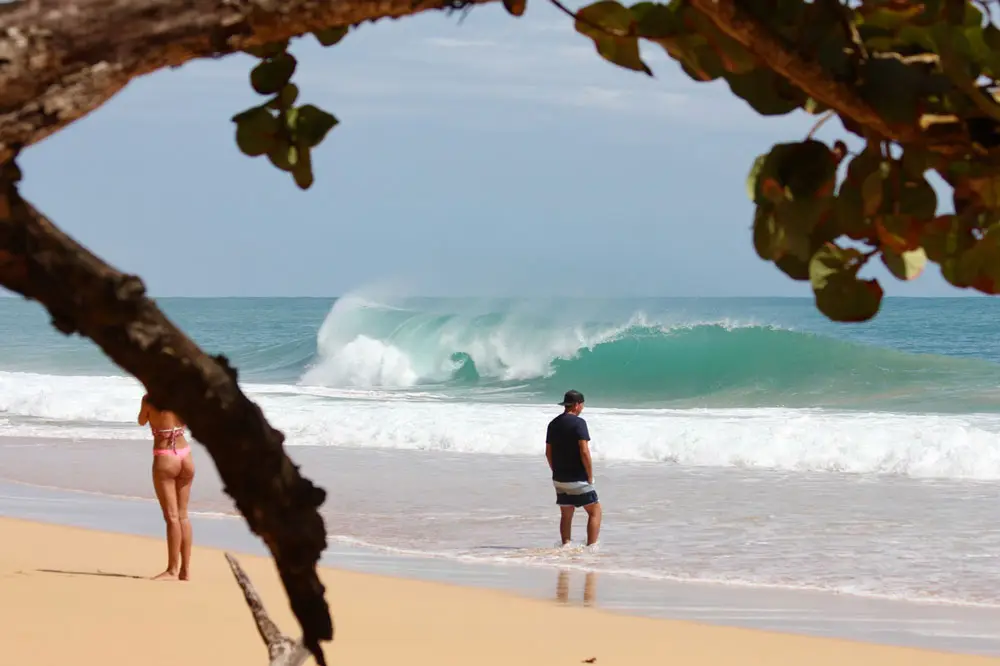
#> input picture pics/img1.jpg, 1000 x 666 px
$ python find_object.py
#> lines starting #> are read from the running program, lines starting #| are printed output that depends on the picture; after the words box and inside, x2 and y2 are one past the last pixel; in counts of white or black regions, pixels touching at a corner belong together
import cv2
import numpy as np

from choose_coor import choose_cord

START_THRESHOLD = 150
MIN_POINTS_IN_CONTOURS = 100
OBJ_MESSAGE = "Pleas chose the highest and lowest points of the picture object."

#[(546, 316), (546, 441)]


def show_image(name, image):
	cv2.imshow(name, image)
	cv2.waitKey(0)
	cv2.destroyAllWindows()


def find_threshold(img_gray):
	threshold = START_THRESHOLD
	while threshold != -1:
		ret, thresh = cv2.threshold(img_gray, threshold, 255, cv2.THRESH_BINARY_INV)
		show_image("Thresholded Image", thresh)
		threshold = int(input("Pleas enter new threshold, if you are happy with the one presented enter -1"))

	return thresh


def find_all_image_contours(image):
	img_gray = cv2.cvtColor(image, cv2.COLOR_BGR2GRAY)
	thresh = find_threshold(img_gray)
	contours, hierarchy = cv2.findContours(image=thresh, mode=cv2.RETR_TREE, method=cv2.CHAIN_APPROX_NONE)
	return contours


# [45 lines left out: functions create_a_sorted_array_of_contours_near_a_point, cant_find_object, find_all_relevant_contours, manually_pick_two_points, not called in this run]

def find_object_height(chosen_contours, given_point):
	y_cords = np.array([cord[0,1] for contours in chosen_contours for cord in contours])
	return [(given_point[0], y_cords.min()), (given_point[0], y_cords.max())]


def run():
	image = cv2.imread('pics/img1.jpg')
#> image is the input picture: shape (666, 1000, 3); mean B, G, R 146.3, 150.2, 150.2
	image = cv2.resize(image, (960, 540))
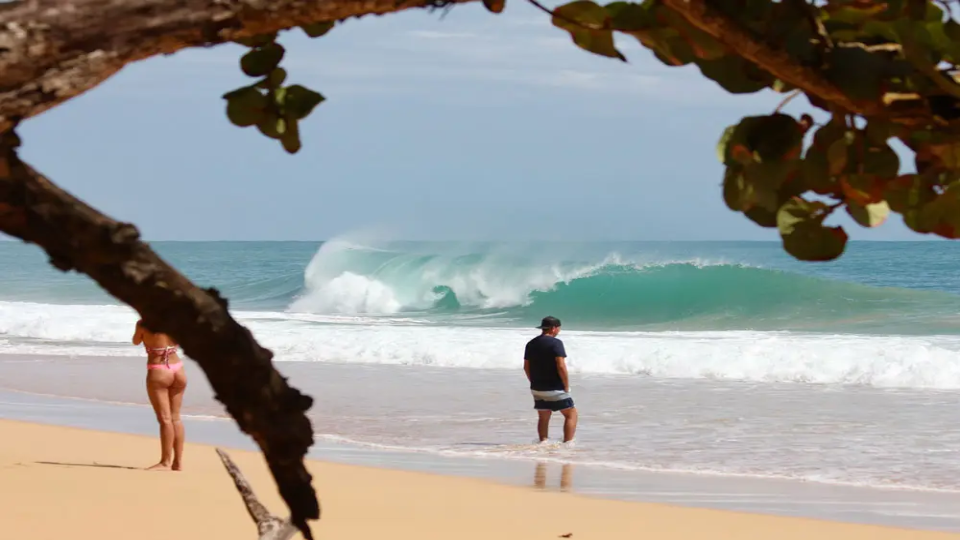
#> image: shape (540, 960, 3); mean B, G, R 146.2, 150.1, 150.1
	contours = find_all_image_contours(image)
#> in find_all_image_contours, `img_gray = cv2.cvtColor(image, cv2.COLOR_BGR2GRAY)`:
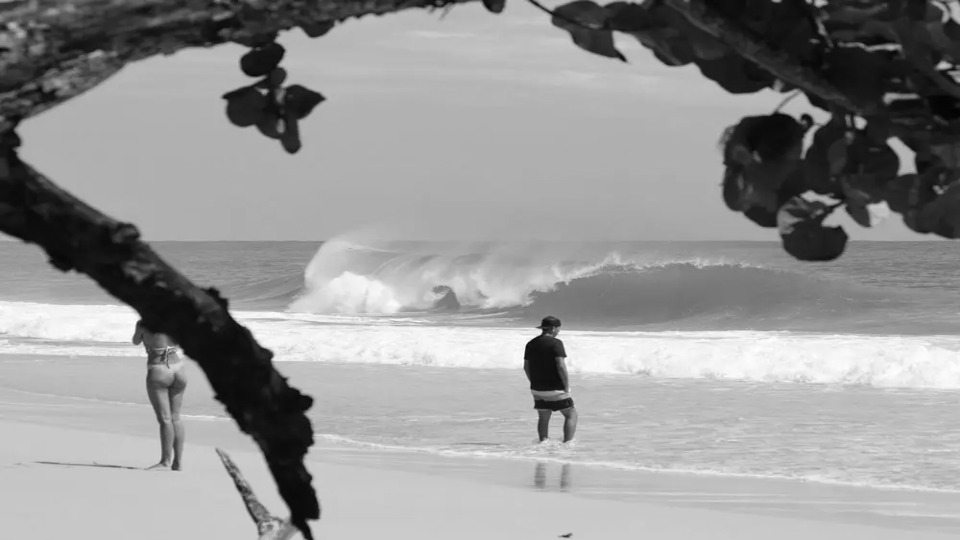
#> img_gray: shape (540, 960); min 2, max 255, mean 149.7
#> the loop in find_threshold, `while threshold != -1:` made 7 passes; the answer given on pass 1: 1
#> ret on passes 1 to 7: 150, 1, 1, 1, 1, 1, 1
#> pass 1, in find_threshold, `ret, thresh = cv2.threshold(img_gray, threshold, 255, cv2.THRESH_BINAR..`:
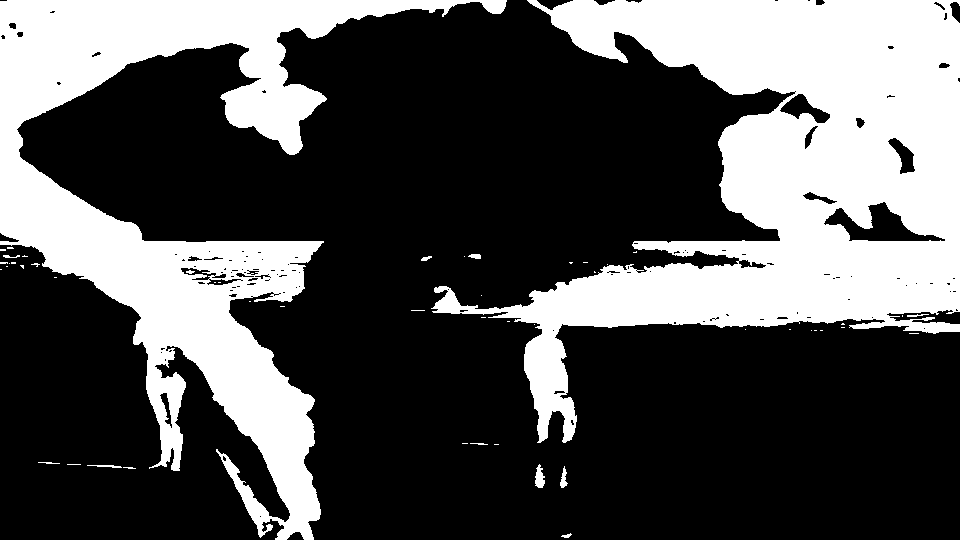
#> thresh: shape (540, 960); 32.5% white; 52 white regions (39 under 20 px), largest, box (x1, y1, x2, y2) and area: (431, 0, 960, 443) 95698, (0, 0, 507, 540) 71980, (535, 464, 545, 488) 160
	given_point = choose_cord(image)[0]
	sorted_contours = create_a_sorted_array_of_contours_near_a_point(contours, given_point)
	chosen_contours = find_all_relevant_contours(image, sorted_contours)
	if chosen_contours:
		return find_object_height(chosen_contours, given_point)
	else:
		return manually_pick_two_points(image, OBJ_MESSAGE, given_point)


if __name__ == "__main__":
#> (the run stopped early here; a loop or call above may not have finished)

$ run again, with pics/3Dchess.jpg copied over pics/img1.jpg
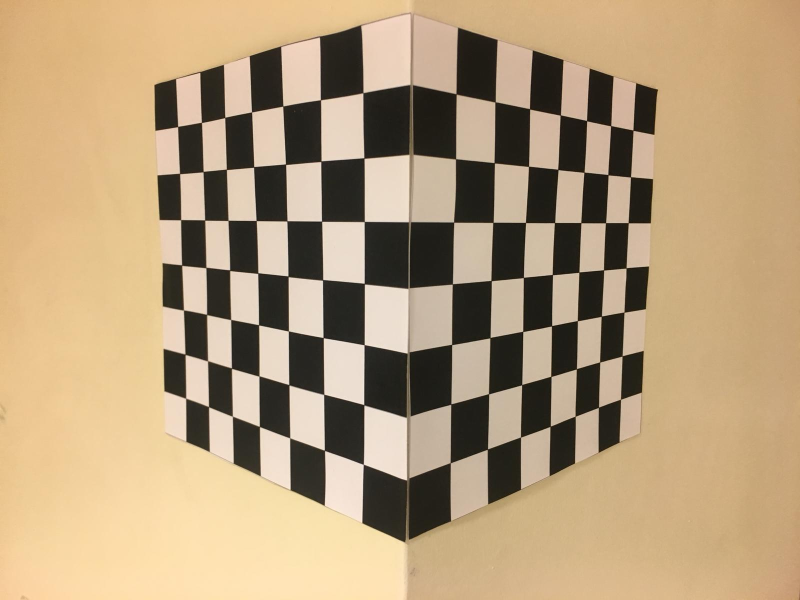
#> input picture pics/3Dchess.jpg, 1600 x 1200 px (shown at 1/2 size)
#> in run, image is the input picture: shape (1200, 1600, 3); mean B, G, R 123.1, 156.2, 179.9
#> image: shape (540, 960, 3)
#> in find_all_image_contours, `img_gray = cv2.cvtColor(image, cv2.COLOR_BGR2GRAY)`:
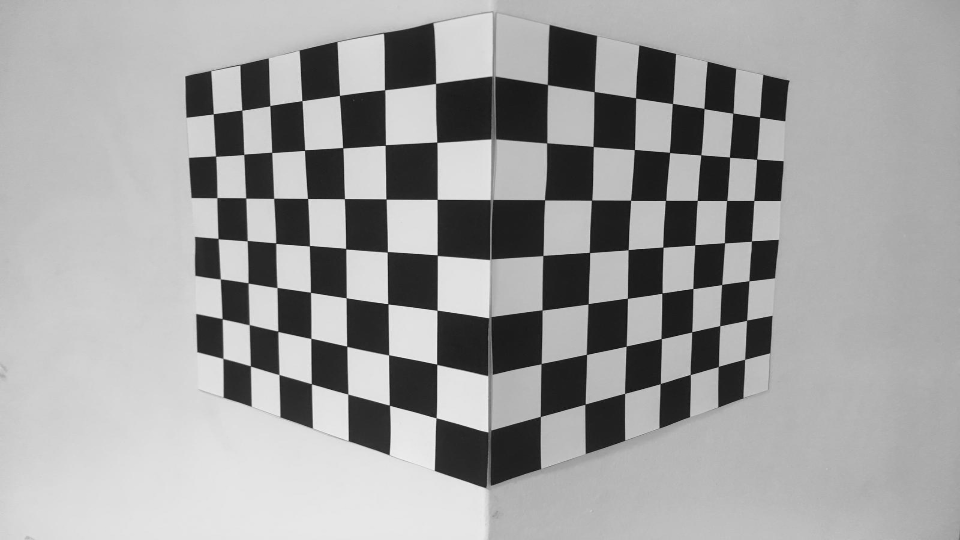
#> img_gray: shape (540, 960); min 13, max 241, mean 159.5
#> the loop in find_threshold, `while threshold != -1:` made 7 passes; the answer given on pass 1: 1
#> ret on passes 1 to 7: 150, 1, 1, 1, 1, 1, 1
#> pass 1, in find_threshold, `ret, thresh = cv2.threshold(img_gray, threshold, 255, cv2.THRESH_BINAR..`:
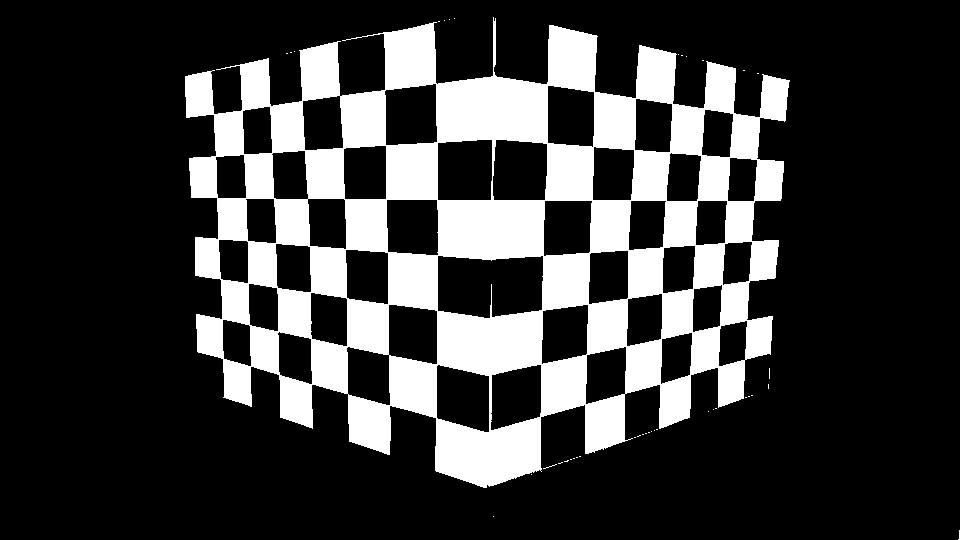
#> thresh: shape (540, 960); 22.9% white; 40 white regions (39 under 20 px), largest, box (x1, y1, x2, y2) and area: (185, 17, 790, 488) 118743
